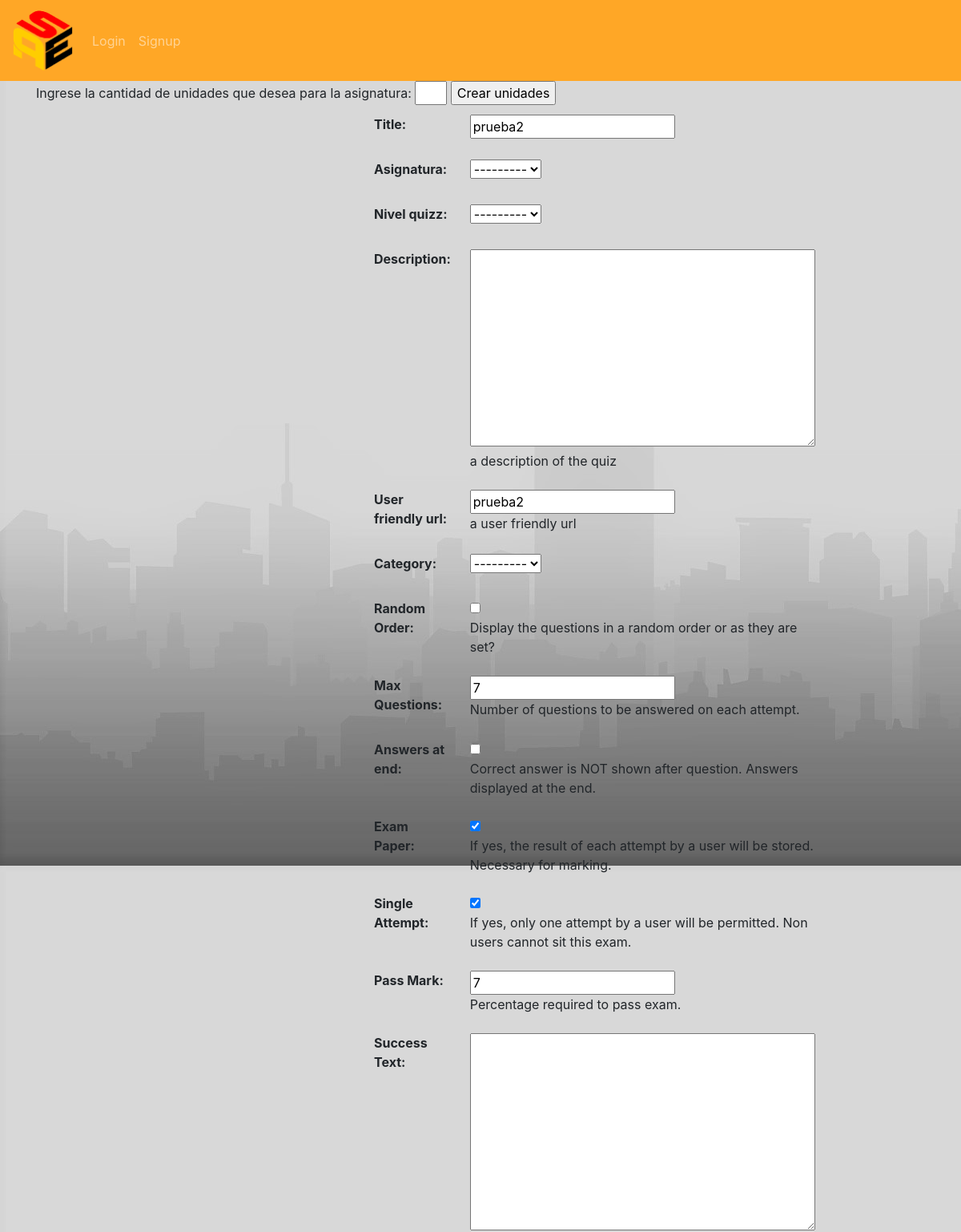
The page /quiz/3/update/ (upper part) on the database as committed earlier.
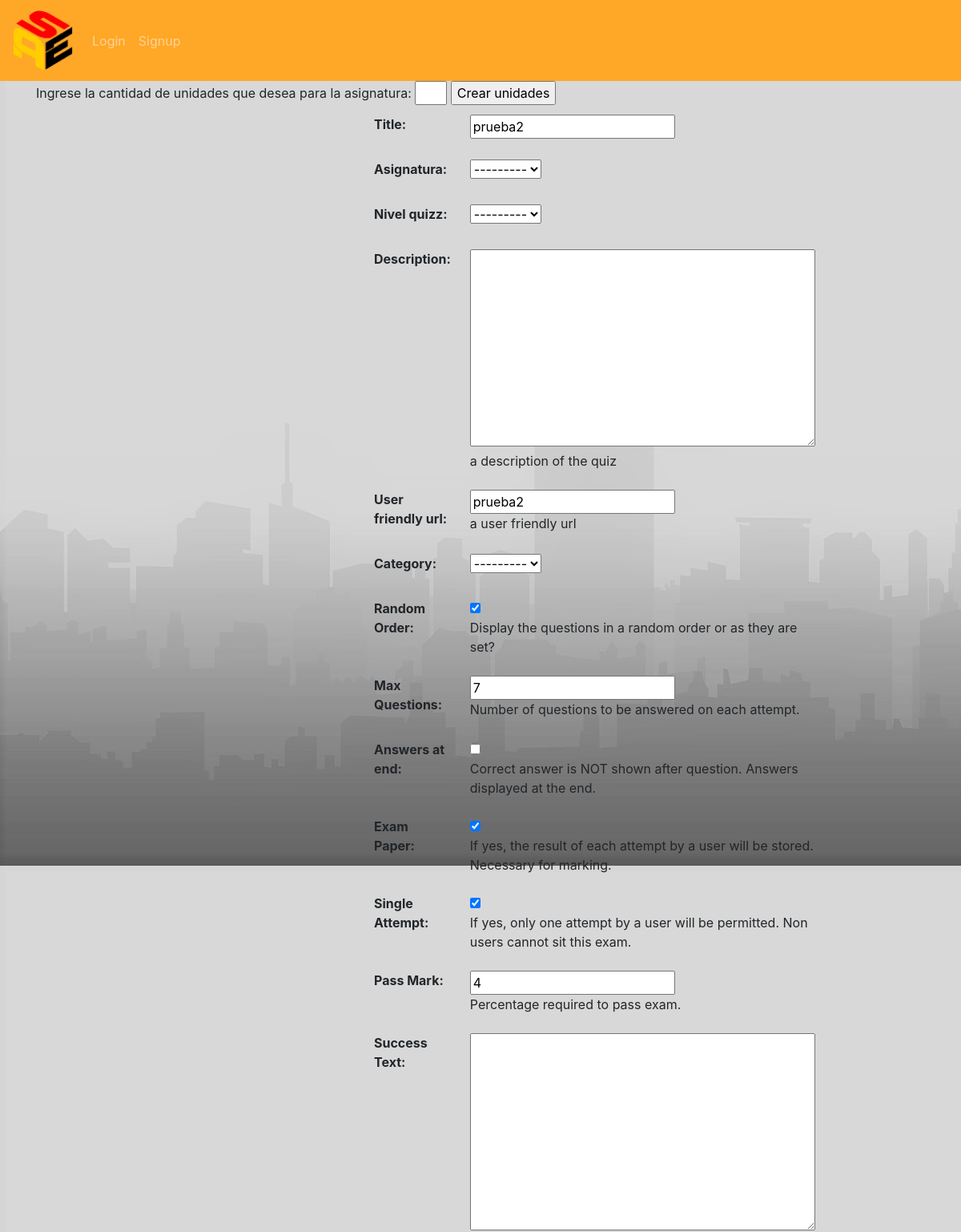
The same page on the database as committed later.
### quiz/models.py (models this page shows, shortened)
@python_2_unicode_compatible
class Quiz(models.Model):
    Lvl = (
        (3, 'Alto'),
        (2, 'Medio'),
        (1, 'Bajo'),
    )
    title = models.CharField(
        verbose_name=_("Title"),
        max_length=60, blank=False)
    asignatura = models.ForeignKey(Asignatura,on_delete=models.CASCADE, blank=True, null=True)
    nivel_quizz = models.IntegerField(choices=Lvl, blank=True, null=True)
    description = models.TextField(
        verbose_name=_("Description"),
        blank=True, help_text=_("a description of the quiz"))
    url = models.SlugField(
        max_length=60, blank=False,
        help_text=_("a user friendly url"),
        verbose_name=_("user friendly url"))
    category = models.ForeignKey(
        Category, null=True, blank=True,
        verbose_name=_("Category"), on_delete=models.CASCADE)
    random_order = models.BooleanField(
        blank=False, default=False,
        verbose_name=_("Random Order"),
        help_text=_("Display the questions in "
                    "a random order or as they "
                    "are set?"))
    max_questions = models.PositiveIntegerField(
        blank=True, null=True, verbose_name=_("Max Questions"),
        help_text=_("Number of questions to be answered on each attempt."))
    answers_at_end = models.BooleanField(
        blank=False, default=False,
        help_text=_("Correct answer is NOT shown after question."
                    " Answers displayed at the end."),
        verbose_name=_("Answers at end"))
    exam_paper = models.BooleanField(
        blank=False, default=False,
        help_text=_("If yes, the result of each"
                    " attempt by a user will be"
                    " stored. Necessary for marking."),
        verbose_name=_("Exam Paper"))
    single_attempt = models.BooleanField(
        blank=False, default=False,
        help_text=_("If yes, only one attempt by"
                    " a user will be permitted."
                    " Non users cannot sit this exam."),
        verbose_name=_("Single Attempt"))
    pass_mark = models.SmallIntegerField(
        blank=True, default=0,
        verbose_name=_("Pass Mark"),
        help_text=_("Percentage required to pass exam."),
        validators=[MaxValueValidator(100)])
    success_text = models.TextField(
        blank=True, help_text=_("Displayed if user passes."),
        verbose_name=_("Success Text"))
    fail_text = models.TextField(
        verbose_name=_("Fail Text"),
        blank=True, help_text=_("Displayed if user fails."))
    draft = models.BooleanField(
        blank=True, default=False,
        verbose_name=_("Draft"),
        help_text=_("If yes, the quiz is not displayed"
                    " in the quiz list and can only be"
                    " taken by users who can edit"
                    " quizzes."))
    quizz= models.Manager()
    class Meta:
        verbose_name = _("Quiz")
        verbose_name_plural = _("Quizzes")

### Registro/views.py (the view)
# urls.py: re_path(r'^quiz/(?P<pk>\d+)/update/', views.QuizUpdate.as_view(success_url='quizz'), name='Quizupdate'),
class QuizUpdate(UpdateView):
	model = Quiz
	template_name = './colegio_form.html'
	fields = '__all__'

### Registro/models.py (called while the page is built)
	def __str__(self):
		return "{}".format(self.codigo)

### Registro/templates/colegio_form.html (shortened to what this page needs)
{% extends 'base.html' %}
{% block content %}
<form  method="POST">
        Ingrese la cantidad de unidades que desea para la asignatura:
        <input type="number" min=1 max=10 name="unidades" value="{{unidades}}" style="width:40px" / >
        <input type="submit" value="Crear unidades">
</form>
<div class="container" style="width: 20rem">
	<form action="" method="post">
			<table class="table table-borderless">
				{{ form.as_table }}
			</table>
	</form>
</div>
{% endblock %}

Rows that differ between the two databases and show on the page:
changed Quiz "prueba2": random_order "☐" → "☑"; pass_mark "7" → "4"
